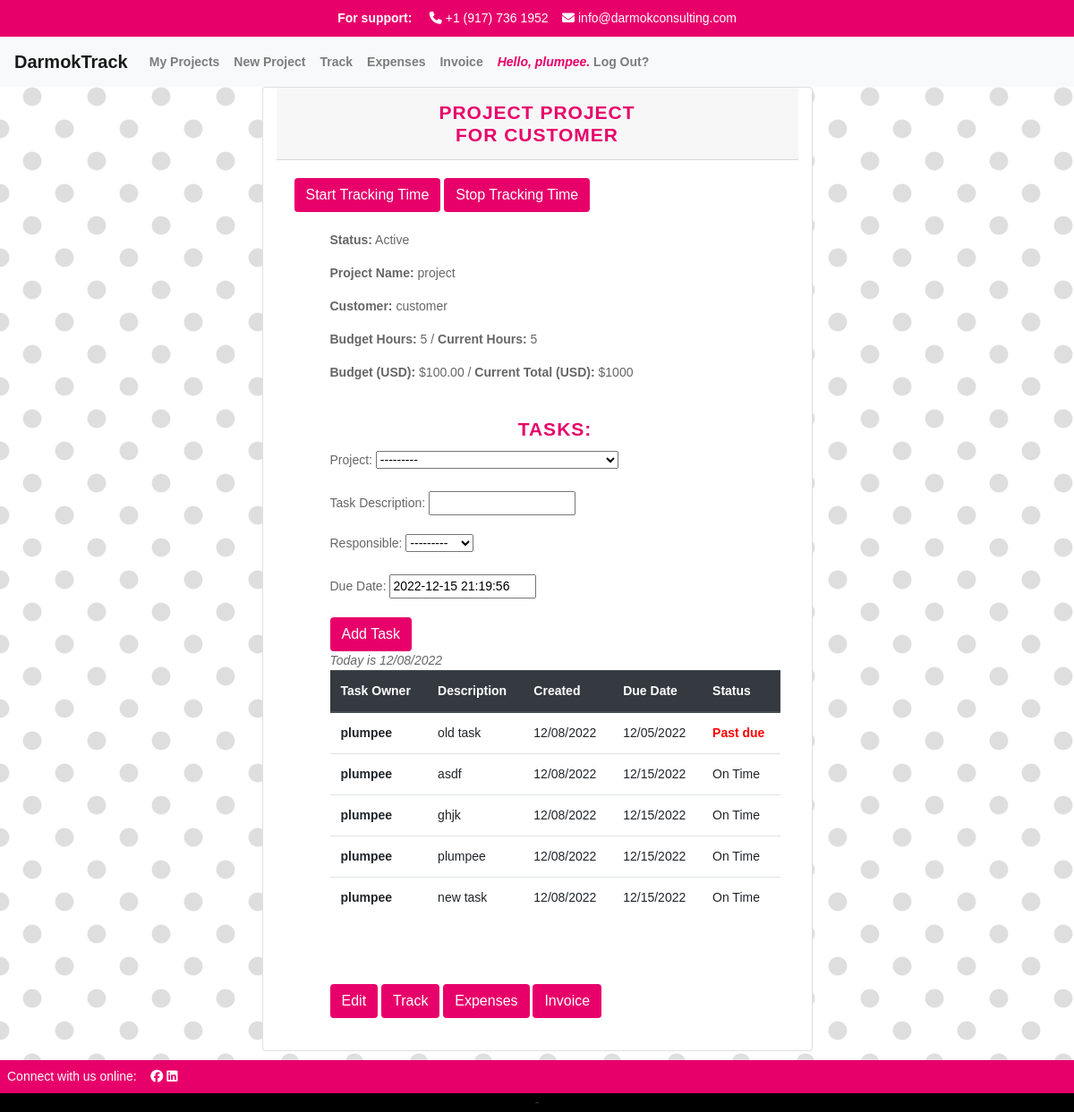
Page /project/1 (signed in) on the committed database.
### apps/track/models.py (models this page shows, shortened)
class User(AbstractUser):
    def __str__(self):
        return self.username

class Project(models.Model):
    project_manager = models.ForeignKey(User, related_name='project_manager', on_delete=models.CASCADE)
    name = models.CharField("Project Name", max_length=250)
    start = models.DateTimeField(auto_now_add=True)
    customer = models.CharField(max_length=250)
    budget_hours = models.IntegerField(default=0)
    budget_dollars = models.DecimalField(max_digits=6, decimal_places=2, default=0.00)
    is_active = models.BooleanField("Active", default=True)
    projects = models.ForeignKey(User, blank=True, related_name="project_list", on_delete=models.CASCADE)
    class Meta:
        ordering = ['-start']
    def __str__(self):
        return f"Project {self.id} - {self.name} managed by {self.project_manager.username}"

class ProjectTask(models.Model):
    TODO = 'todo'
    COMPLETE = 'complete'
    CANCELED = 'canceled'
    CHOICES_STATUS = {
        (TODO, 'todo'),
        (COMPLETE, 'complete'),
        (CANCELED, 'canceled'),
    }
    project = models.ForeignKey(Project, related_name="tasks", on_delete=models.CASCADE)
    description = models.CharField("Task Description", max_length=250)
    task_owner = models.ForeignKey(User, related_name='task_owner', on_delete=models.CASCADE)
    created = models.DateTimeField(auto_now_add=True)
    status = models.CharField(max_length=25, choices=CHOICES_STATUS, default=TODO)
    due_date = models.DateTimeField(default=default_future)
    class Meta:
        ordering = ['due_date']

### apps/track/views.py (the view, shortened to what this page needs)
# urls.py: path("project/<int:id>", views.project, name="project"),
def project(request, id):
    now = datetime.datetime.now()
    projects = Project.objects.filter(id=id)
    form = AddTaskForm()
    tasks_todo = ProjectTask.objects.filter(status=ProjectTask.TODO)
    tasks_complete = ProjectTask.objects.filter(status=ProjectTask.COMPLETE)
    tasks_canceled = ProjectTask.objects.filter(status=ProjectTask.CANCELED)
    return render(request, "track/project.html", {
        "projects": projects,
        "id": id,
        "tasks_todo": tasks_todo,
        "tasks_complete": tasks_complete,
        "tasks_canceled": tasks_canceled,
        "now": now,
        "form": form,
    })

### apps/track/forms.py
class AddTaskForm(forms.ModelForm):
    class Meta:
        model = ProjectTask
        fields =('project', 'description', 'task_owner', 'due_date',)
        labels = {
            'project': ('Project'),
            'description': ('Task Description'),
            'task_owner': ('Responsible'),
            'due_date': ('Due Date'),
        }

### apps/track/models.py (called while the page is built)
def default_future():
        return timezone.now() + timezone.timedelta(days=7)

### apps/track/templates/track/project.html (shortened to what this page needs)
{% extends 'track/layout.html' %}
{% load mathfilters %}
{% block body %}
    {% if user.is_authenticated %}
        <div class="row">
        {% for project in projects %}
                <div class="card col-sm-6">
                    <div class="{% if project.is_active %}card-header{% else %}card-header bg-secondary{% endif %}">
                        <h3 class="card-title mb-0">
                            Project {{ project.name }}
                            <br>
                            for {{ project.customer }}
                        </h3>
                    </div>
                    <div class="{% if project.is_active %}card-body{% else %}card-body bg-inactive{% endif %}">
                        <button type="button" class="btn btn-darmok" id="start-button" onclick="startTimer()">Start Tracking Time</button>
                        <button type="button" class="btn btn-darmok" id="stop-button" onclick="stopTimer()">Stop Tracking Time</button>
                        <br>
                        <br>
                        <ul><strong>Status:</strong>
                            {% if project.is_active %}
                            Active
                            {% else %}
                            <div class="inactive">
                                Inactive
                            </div>
                            {% endif %}
                        </ul>
                        <ul><strong>Project Name:</strong> {{ project.name }}</ul>
                        <ul><strong>Customer:</strong> {{ project.customer }}</ul>
                        <ul><strong>Budget Hours:</strong> {{ project.budget_hours }} / <strong>Current Hours:</strong> {{ project.budget_hours }}</ul>
                        <ul><strong>Budget (USD):</strong> ${{ project.budget_dollars }} / <strong>Current Total (USD):</strong> ${{ project.budget_hours|mul:200 }}</ul>
                        <br>
                        {% if project.is_active %}
                        <ul><h3>Tasks: </h3>
                            <form id = "add-task-form" method="POST" action="">
                                {{ form.as_p }}
                                <button type="submit" class="btn btn-darmok">Add Task</button>
                            </form>
                                {% if tasks_todo %}
                                <em>Today is {% now "SHORT_DATE_FORMAT" %}</em>
                                <table class="table">
                                    <thead class="thead-dark">
                                        <tr>
                                            <th scope="col">Task Owner</th>
                                            <th scope="col">Description</th>
                                            <th scope="col">Created</th>
                                            <th scope="col">Due Date</th>
                                            <th scope="col">Status</th>
                                        </tr>
                                    </thead>
                                    {% for task in tasks_todo %}
                                        <tr>
                                            <th scope="row">{{ task.task_owner }}</th>
                                            <td>{{ task.description }}</td>
                                            <td>{{ task.created|date:"SHORT_DATE_FORMAT" }}</td>
                                            <td>{{ task.due_date|date:"SHORT_DATE_FORMAT" }}</td>
                                            {% now "Y-m-d" as todays_date %}{% if todays_date > task.due_date|date:"Y-m-d" %}
                                            <td id="alert">Past due</id>{% else %}<td>On Time{% endif %}</td>
                                        </tr>
                                        {% endfor %}
                                    </table>
                                {% endif %}
                                <br>
                            </ul>
                                <br>
                        <ul>
                            <a href="{% url 'edit_project' project.id %}" data-id="{{ project.id }}"><button type="button" class="btn btn-darmok">Edit</button></a>
                            <a href="#" data-id="{{ project.id }}"><button type="button" class="btn btn-darmok">Track</button></a>
                            <a href="#" data-id="{{ project.id }}"><button type="button" class="btn btn-darmok">Expenses</button></a>
                            <a href="#" data-id="{{ project.id }}"><button type="button" class="btn btn-darmok">Invoice</button></a>
                        </ul>
                        {% endif %}
                    </div>
                </div>
        {% endfor %}
    </div>
    {% endif %}
{% endblock %}

### apps/track/templates/track/layout.html (shortened to what this page needs)
{% load static %}
<!DOCTYPE html>
<html lang="en">
    <head>
      <link rel="stylesheet" href="https://stackpath.bootstrapcdn.com/bootstrap/4.4.1/css/bootstrap.min.css">
        <link href="{% static '/styles.css' %}" rel="stylesheet">
    </head>
    <body>
        <div class="top-bar">
            <strong>For support:</strong> &nbsp;&nbsp;&nbsp;
            <i class="fa-solid fa-phone"></i> +1 (917) 736 1952&nbsp;&nbsp;&nbsp;
            <i class="fa-solid fa-envelope"></i> info@darmokconsulting.com
        </div>
        <nav class="navbar navbar-expand-lg navbar-light bg-light">
            <a class="navbar-brand" href="{% url 'index' %}">DarmokTrack</a>
                <div class="collapse navbar-collapse" id="navbarSupportedContent">
                  <ul class="navbar-nav mr-auto">
                    {% if user.is_authenticated %}
                    <li class="nav-item">
                        <a class="nav-link" href="{% url 'projects' %}">My Projects</a>
                    <li class="nav-item">
                        <a class="nav-link" href="{% url 'create_project' %}">New Project</a>
                    </li>
                    <li class="nav-item">
                        <a class="nav-link" href="#">Track</a>
                    </li>
                    <li class="nav-item">
                        <a class="nav-link" href="#">Expenses</a>
                    </li>
                    <li class="nav-item">
                        <a class="nav-link" href="#">Invoice</a>
                    </li>
                    <li class="nav-item">
                        <a class="nav-link" href="{% url 'logout' %}"><em class="greeting">Hello, {{ user.username }}.</em> Log Out?</a>
                    </li>
                {% endif %}
                </div>
            </nav>
        <div class="body">
            {% block body %}
            {% endblock %}
        </div>
        <div class="footer">
            <footer class="text-center text-lg-start text-dark">
                <section class="foot-bar d-flex p-2">
                    <div>
                        Connect with us online: &nbsp;&nbsp;&nbsp;
                    </div>
                    <div class="foot-bar">
                        <a href="https://www.facebook.com/darmokconsulting"><i class="fa-brands fa-facebook white"></i></a>
                        <a href="https://www.linkedin.com/company/darmok-consulting"><i class="fa-brands fa-linkedin white"></i></a>
                    </div>
                </section>
                 -
        </div>
    </body>
</html>

### apps/track/static/styles.css (style rules this page uses)
body { font-family: Helvetica, Arial, Lucida, sans-serif; font-size: 14px; color: #666; background-image: radial-gradient(rgb(222, 222, 222) 19.2%, transparent 21.6%), radial-gradient(rgb(222, 222, 222) 19.2%, transparent 21.6%); background-position: 0px 0px, 36px 36px; background-size: 72px 72px; background-color: rgb(255, 255, 255); }
a { color: #e7006a; }
h3 { font-family: 'Fjalla One', Helvetica, Arial, Lucida, sans-serif; font-size: 1.5em; font-weight: 700; text-transform: uppercase; color: #e7006a; letter-spacing: 1px; text-align: center; padding: 3px; }
.btn-darmok { color: white !important; background-color: #e7006a !important; }
.nav-item { font-weight: bold; }
.top-bar { background-color: #e7006a; color: #fff; text-align: center; padding: 10px; }
footer { background-color: #000; color: #fff; text-align: center; }
.foot-bar { background-color: #e7006a; color: #fff; }
.white { color: #fff; }
.greeting { color: #e7006a; }
.card { margin: 0 auto; float: none; margin-bottom: 10px; }
.navbar-brand { font-weight: bold; font-family: 'Fjalla One', Arial, Helvetica, sans-serif; }
.card-header { background-color: #f7f7f7; }
#alert { color: red !important; font-weight: bold !important; }

### rows in the picture
User: username "plumpee"
Project: name "PROJECT", customer "CUSTOMER", is_active "Active", name "project", customer "customer", budget_hours "5", budget_dollars "100.00", budget_hours|mul "1000", due_date "2022-12-15 21:19:56"
ProjectTask: task_owner "plumpee", description "old task", created "12/08/2022", due_date "12/05/2022", shows "Past due"
ProjectTask: task_owner "plumpee", description "asdf", created "12/08/2022", due_date "12/15/2022", shows "On Time"
ProjectTask: task_owner "plumpee", description "ghjk", created "12/08/2022", due_date "12/15/2022", shows "On Time"
ProjectTask: task_owner "plumpee", description "plumpee", created "12/08/2022", due_date "12/15/2022", shows "On Time"
ProjectTask: task_owner "plumpee", description "new task", created "12/08/2022", due_date "12/15/2022", shows "On Time"
